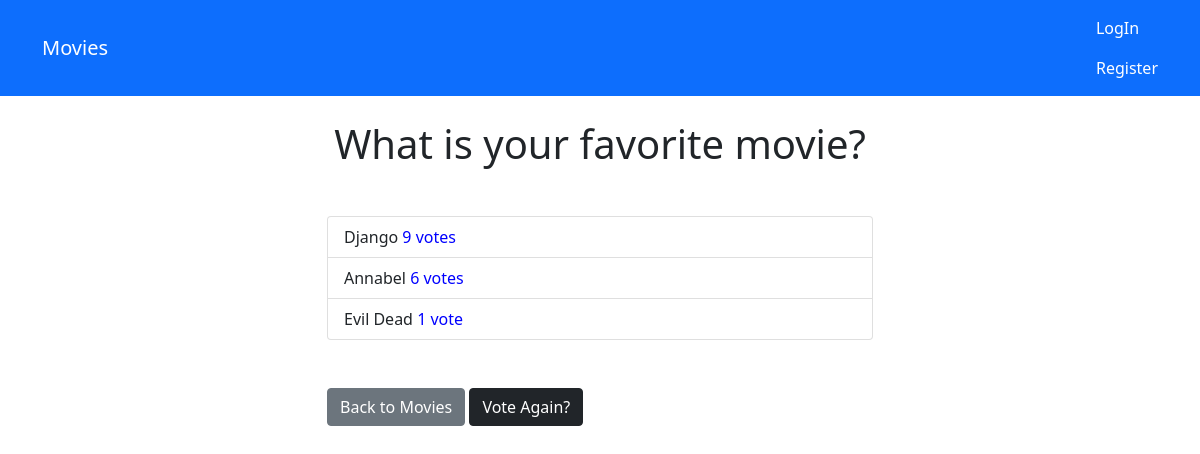
The page /movies/1/results/ on the database as committed earlier.
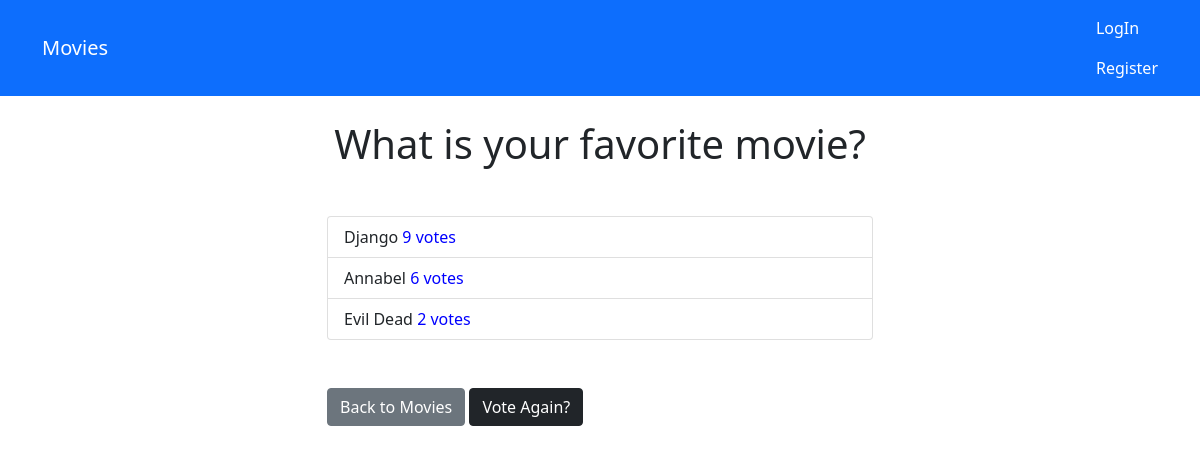
The same page on the database as committed later.
### movies/models.py (models this page shows, shortened)
class Choice(models.Model):
    question = models.ForeignKey(Question, on_delete=models.CASCADE)
    choice_text = models.CharField(max_length=200)
    votes = models.IntegerField(default=0)

### movies/views.py (the view)
# urls.py: path('<int:question_id>/results/', views.results, name='results'),
def results(request, question_id):
    question = get_object_or_404(Question,pk=question_id)
    return render(request, 'movies/results.html', { 'question': question })

### templates/movies/results.html
{% extends 'base.html' %}
{% block content %}
<h1 class="mb-5 text-center">{{ question.question_text }}</h1>
<ul class="list-group mb-5">
    {% for choice in question.choice_set.all %}
    <li class="list-group-item">
        {{ choice.choice_text }} <span style="color:blue">
        {{ choice.votes }} vote{{ choice.votes | pluralize }}
    </span>
    </li>
    {% endfor %}
</ul>
<a class="btn btn-secondary" href="{% url 'movies:index' %}">Back to Movies</a>
<a class="btn btn-dark" href="{% url 'movies:detail' question.id %}">Vote Again?</a>
{% endblock %}

Rows that differ between the two databases and show on the page:
changed Choice "Evil Dead": votes "1" → "2"; votes|pluralize (not shown) → "s"
